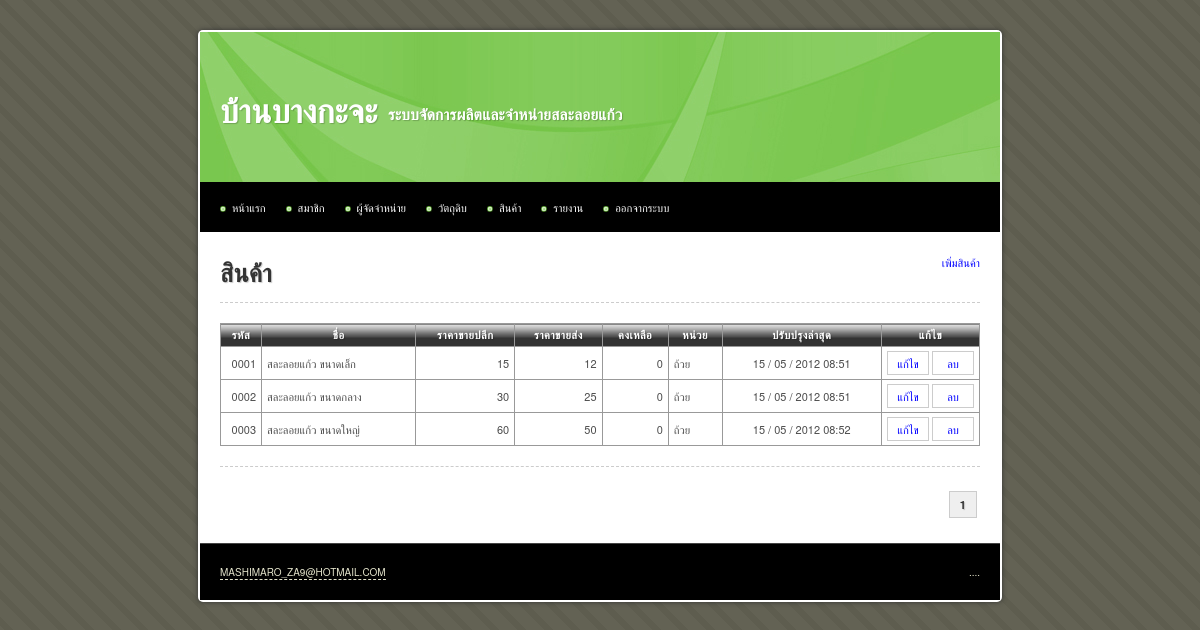
The app's page /main/product.php (signed in), older data.
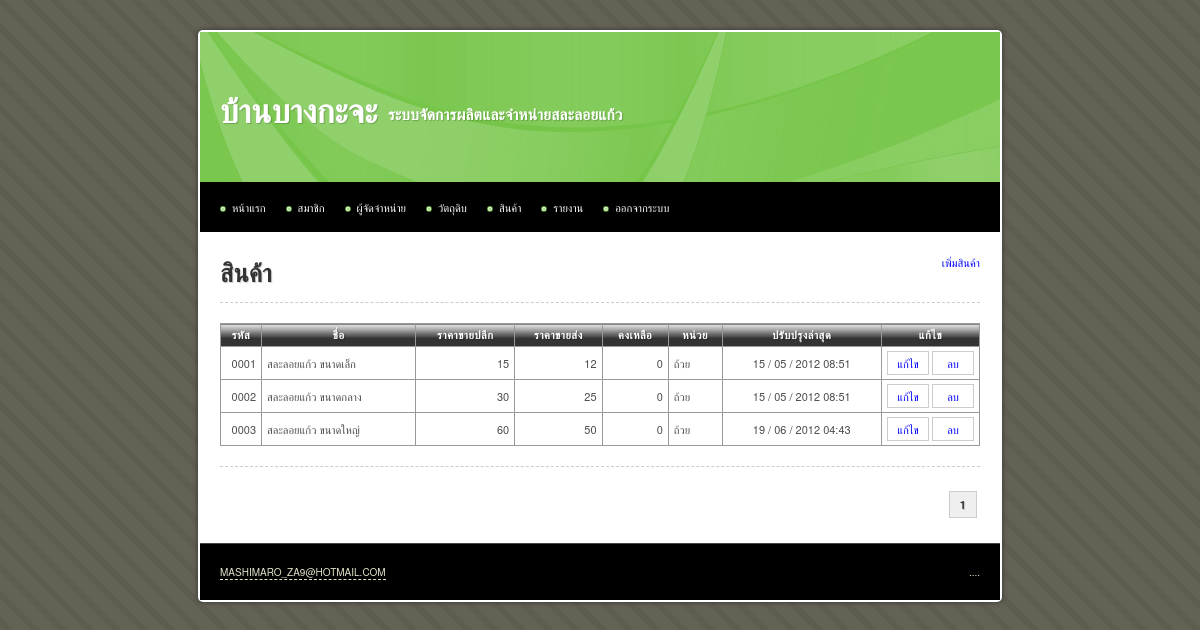
The same page, newer data.
### tables this page shows
CREATE TABLE IF NOT EXISTS `product` (
  `id` int(10) unsigned NOT NULL AUTO_INCREMENT,
  `name` varchar(255) NOT NULL,
  `description` text,
  `weight` int(10) NOT NULL,
  `unit` varchar(255) NOT NULL,
  `image` varchar(255) DEFAULT NULL,
  `manufacture_min` int(10) unsigned NOT NULL,
  `manufacture_max` int(10) unsigned NOT NULL,
  `stock_max` int(10) unsigned NOT NULL,
  `labour_min` int(10) unsigned NOT NULL,
  `order_min` int(10) unsigned NOT NULL,
  `unit_per_labour` int(10) unsigned NOT NULL,
  `total` int(10) unsigned NOT NULL DEFAULT '0',
  `price_retail` int(10) unsigned NOT NULL,
  `price_wholesale` int(10) unsigned NOT NULL,
  `date_create` datetime NOT NULL,
  `date_update` timestamp NOT NULL DEFAULT CURRENT_TIMESTAMP ON UPDATE CURRENT_TIMESTAMP,
  PRIMARY KEY (`id`)
);

### iic_tools/helpers/iic_utilities_helper.php (called while the page is built, shortened)
<?php
function change_date_format($date, $old_separator = "-", $old_format = 'y-m-d', $new_separator = " / ", $new_format = "d-m-y")
{
	@list($_old_format_path1, $_old_format_path2, $_old_format_path3) = explode('-', $old_format);
	@list($_date_path[$_old_format_path1], $_date_path[$_old_format_path2], $_date_path[$_old_format_path3]) = explode($old_separator, $date);
	@list($_new_format_path1, $_new_format_path2, $_new_format_path3) = explode('-', $new_format);
	$_new_date = $_date_path[$_new_format_path1].$new_separator.$_date_path[$_new_format_path2].$new_separator.$_date_path[$_new_format_path3];
	return $_new_date;
}
function change_date_time_format($date_time)
{
	@list($_date, $_time) = explode(" ", $date_time);
	$_new_date		= change_date_format($_date);
	$_new_date_time = $_new_date.' '.substr($_time, 0, 5);
	return $_new_date_time;
}
function zero_fill($length, $data)
{
	while(strlen($data) < $length)
	{
		$data = '0'.$data;
	}
	return $data;
}
function remove_comma($number, $decimal = 0)
{
	$_int		= 0;
	$_decimal	= '';
	if(count(explode (".", $number)) > 1)
	{
		list($_int, $_decimal) = explode (".", $number);
	}
	else
	{
		$_int = ($number == '') ? 0 : $number;
	}
	$_int = explode (',', $_int);
	$_int = implode ($_int);
	$_new_number = $_int.$_decimal;
	return $_new_number;
}
function add_comma($number, $decimal = 0)
{
	$_sign		= '';
	$_int		= 0;
	$_decimal	= '';
	if(count(explode (".", $number)) > 1)
	{
		list($_int, $_decimal) = explode (".", $number);
	}
	else
	{
		$_int = ($number == '') ? 0 : $number;
	}
	$_int = remove_comma($_int);
	if($_int < 0)
	{
		$_sign = '-';
		$_int = str_replace('-', '', $_int);
	}
	else
	{
		$_sign = '';
	}
	$_total_loop = (strlen($_int) > 3) ? floor(strlen($_int) / 3) : 0;
	for($_loop = $_total_loop; $_loop > 0; $_loop--)
	{
		$_length = (3 * $_loop) * -1;
		$_int = substr_replace($_int, ',', $_length, 0 );
	}
	$_new_number = $_sign.$_int.$_decimal;
	return $_new_number;
}

### main/product.php (the view, shortened to what this page needs)
<?php
$sql		= 'SELECT * FROM product';
$query		= mysql_query($sql) or die(mysql_error());
$total_rows = mysql_num_rows($query);
$rows_per_page = 10;
$limit_start = ($_GET['page'] - 1) * $rows_per_page;
$target = 'product.php?page=';
?>
<!DOCTYPE html PUBLIC "-//W3C//DTD XHTML 1.0 Transitional//EN" "http://www.w3.org/TR/xhtml1/DTD/xhtml1-transitional.dtd">
<html xmlns="http://www.w3.org/1999/xhtml">
<head>
<?php include("inc.css.php"); ?>
</head>
<body>
<div id="container">
	<?php include("inc.header.php"); ?>
	<div id="content">
		<a href="product_create.php" class="float_r">เพิ่มสินค้า</a>
		<h1>สินค้า</h1>
		<hr />
		<table border="1" align="center" cellpadding="5" cellspacing="0">
			<thead>
				<tr>
					<th width="30">รหัส</th>
					<th>ชื่อ</th>
					<th>ราคาขายปลีก</th>
					<th>ราคาขายส่ง</th>
					<th>คงเหลือ</th>
					<th>หน่วย</th>
					<th>ปรับปรุงล่าสุด</th>
					<th width="80">แก้ไข</th>
				</tr>
			</thead>
			<tbody>
				<?php
				$sql = 'SELECT * FROM product LIMIT '.$limit_start.', '.$rows_per_page;
				$query = mysql_query($sql);
				$query_rows = mysql_num_rows($query);
				if($query_rows > 0)
				{
					while($data = mysql_fetch_array($query))
					{
						echo 	'<tr>
									<td width="30" class="right">'.zero_fill(4, $data['id']).'</td>
									<td>'.$data['name'].'</td>
									<td class="right">'.add_comma($data['price_retail']).'</td>
									<td class="right">'.add_comma($data['price_wholesale']).'</td>
									<td class="right">'.$data['total'].'</td>
									<td>'.$data['unit'].'</td>
									<td class="center">'.change_date_time_format($data['date_update']).'</td>
									<td class="center nowarp">
										<a class="button" href="product_update.php?id='.$data['id'].'">แก้ไข</a>
										<a class="button" href="product_delete.php?id='.$data['id'].'">ลบ</a>
									</td>
								</tr>';
					}
				}
				else
				{
					echo '<tr><td colspan="4" class="center">ไม่มีข้อมูล</td></tr>';
				}
				?>
			</tbody>
		</table>
		<hr />
		<div class="pagination">
			<?php echo get_pagination($total_rows, $target, $_GET['page'], $rows_per_page); ?>
		</div>
	</div>
	<?php include("inc.footer.php"); ?>
</div>
</body>
</html>

Row changes from the older to the newer data that the page shows:
changed product "สละลอยแก้ว ขนาดใหญ่": date_update "15 / 05 / 2012 08:52" → "19 / 06 / 2012 04:43"
